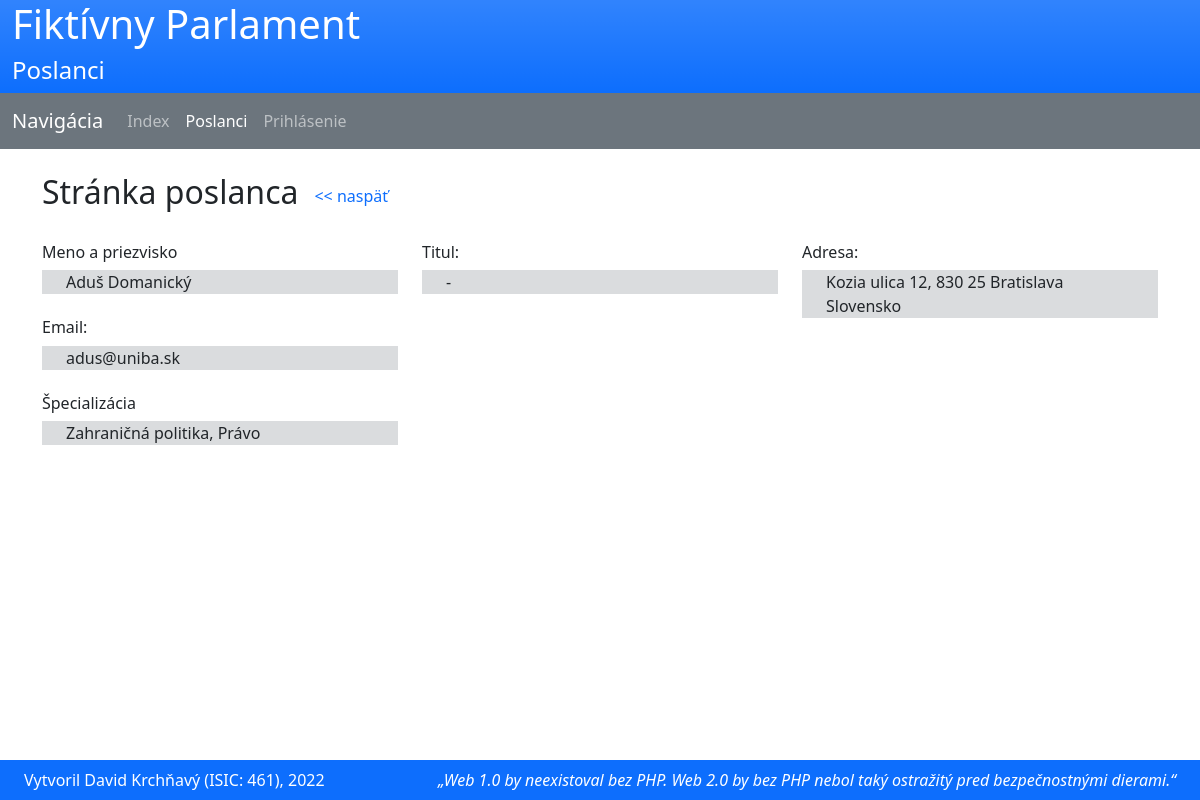
The app's page /poslanci.php?poslanec_id=9 with its own data.
### tables this page shows
CREATE TABLE `osobne_udaje` (
  `id` int(11) NOT NULL AUTO_INCREMENT,
  `id_previerka` int(11) DEFAULT NULL,
  `email` varchar(50) NOT NULL,
  `titul` varchar(20) NOT NULL DEFAULT '',
  `meno` varchar(30) NOT NULL,
  `priezvisko` varchar(30) NOT NULL,
  `adresa` varchar(100) NOT NULL,
  PRIMARY KEY (`id`),
  UNIQUE KEY `email` (`email`),
  KEY `id_previerka` (`id_previerka`),
  CONSTRAINT `osobne_udaje_ibfk_3` FOREIGN KEY (`id_previerka`) REFERENCES `bezp_previerka` (`id`) ON DELETE NO ACTION ON UPDATE NO ACTION
);

### classes.php (called while the page is built, shortened)
<?php
class PoslaneckyKlub {
    public static mysqli $mysqli;
    public function __construct(public int $id=1) {
        if ($id > 0) $this->select();
    }
    public function check_database(): bool {
        return !self::$mysqli->connect_errno;
    }
    public function select(): void {
        if ($this->check_database()) {
            $stmt = self::$mysqli->prepare("SELECT id, nazov FROM poslanecky_klub WHERE id=?");
            $stmt->bind_param('i', $this->id);
            $stmt->execute();
            $result = $stmt->get_result();
            if ($result->num_rows > 0) {
                $row = $result->fetch_assoc();
            } else throw new DataNotFoundException('Klub with the specified id does not exist!');
        }
        else throw new Exception('unknown error');
    }
}
class BezpecnostnaPrevierka
{
    public static mysqli $mysqli;
    private function check_database(): bool {
        return !self::$mysqli->connect_errno;
    }
}
class OsobneUdaje
{
    public static mysqli $mysqli;
    public function __construct(public int $id=0) {
        if ($id > 0) $this->select();
    }
    private function check_database(): bool {
        return !self::$mysqli->connect_errno;
    }
    public function select(): void {
        if ($this->check_database()) {
            $stmt = self::$mysqli->prepare('SELECT * FROM osobne_udaje WHERE osobne_udaje.id=?');
            $stmt->bind_param('i', $this->id);
            $stmt->execute();
            $result = $stmt->get_result();
            if ($result->num_rows > 0) {
                $row = $result->fetch_assoc();
                $this->email = $row['email'];
                $this->titul = $row['titul'];
                $this->meno = $row['meno'];
                $this->priezvisko = $row['priezvisko'];
                $this->adresa = $row['adresa'];
            } else throw new DataNotFoundException('User with the specified id does not exist!');
        }
        else throw new Exception("Unknown error");
    }
}
class Poslanec
{
    public PoslaneckyKlub $klub;
    public readonly OsobneUdaje $udaje;
    public static mysqli $mysqli;
    public function __construct(public int $id=0) {
        if ($id > 0) $this->select();
        else $this->udaje = new OsobneUdaje();
        $type = self::$mysqli->query("SHOW COLUMNS FROM poslanec WHERE Field = 'specializacia'")->fetch_assoc()['Type'];
    }
    private function check_database(): bool {
        return !self::$mysqli->connect_errno;
    }
    public function select(): void {
        if ($this->check_database()) {
            $stmt = self::$mysqli->prepare("SELECT id_udaje, id_klub, specializacia FROM poslanec WHERE poslanec.id=?");
            $stmt->bind_param('i', $this->id);
            $stmt->execute();
            $result = $stmt->get_result();
            if ($result->num_rows > 0) {
                $row = $result->fetch_assoc();
                $this->id_udaje = $row['id_udaje'];
                $this->specializacia = explode(',', $row['specializacia']);
                if (!isset($this->udaje)) $this->udaje = new OsobneUdaje($this->id_udaje);
                if (!isset($this->klub)) $this->klub = new PoslaneckyKlub($row['id_klub']);
            }
            else throw new DataNotFoundException('User with the specified id does not exist!');
        }
        else throw new Exception("Unknown error");
    }
}

### poslanci.php (the view, shortened to what this page needs)
<?php
include('classes.php');
include('functions.php');
include('navbar.php');
if (isset($_GET['poslanec_id'])) {
    try {
        $poslanec = new Poslanec($_GET['poslanec_id']);
        if ($poslanec->udaje->id_previerka != null) $bezp_prev = new BezpecnostnaPrevierka($poslanec->udaje->id_previerka); ?>
        <div class="container">
            <div class="row">
                <div class="col-md-12">
                    <div class="d-flex pb-4 align-items-center">
                        <h2>Stránka poslanca</h2>
                        <a href="poslanci.php" class="px-3" style="text-decoration: none">&lt;&lt;&nbsp;naspäť</a>
                    </div>
                    <div class="row">
                        <div class="col-md-4">
                            <h6>Meno a priezvisko</h6>
                            <div class="bg-secondary bg-opacity-25 container mb-4">
                                <?= $poslanec->udaje->meno . ' ' . $poslanec->udaje->priezvisko ?></div>
                            <h6>Email:</h6>
                            <div class="bg-secondary bg-opacity-25 container mb-4"><?= $poslanec->udaje->email ?></div>
                            <h6>Špecializácia</h6>
                            <div class="bg-secondary bg-opacity-25 container mb-4"><?= implode(', ', $poslanec->specializacia) ?: '-' ?></div>
                        </div>
                        <div class="col-md-4">
                            <h6>Titul:</h6>
                            <div class="bg-secondary bg-opacity-25 container mb-4"><?= $poslanec->udaje->titul ?: '-' ?></div>
                        </div>
                        <div class="col-md-4">
                            <h6>Adresa:</h6>
                            <div class="bg-secondary bg-opacity-25 container mb-4"><?= $poslanec->udaje->adresa ?></div>
                        </div>
                    </div>
                </div>
            </div>
        </div>
    <?php } catch (DataNotFoundException) {
        http_response_code(404);
        display_error('Zadaný poslanec sa nenašiel');
    }
}
include('footer.php'); ?>

### style.css (style rules this page uses)
.container { margin-bottom: 1.5rem; }

### records on screen
osobne_udaje: meno "Aduš", priezvisko "Domanický", email "adus@uniba.sk", titul "-", adresa "Kozia ulica 12, 830 25 Bratislava Slovensko"

### other values on screen
$title "Poslanci"
implode(', ', $poslanec->specializacia) ?: '-' "Zahraničná politika, Právo"
